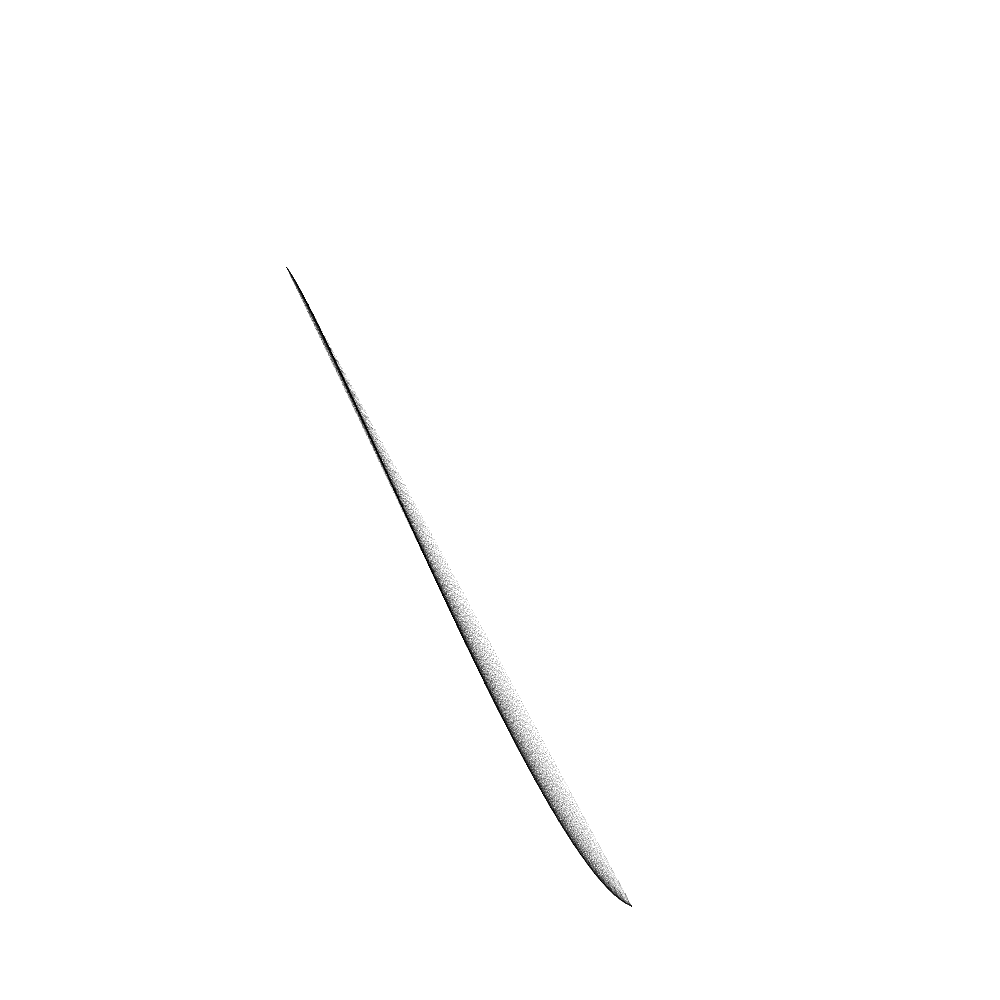
Frame 1 (no input)
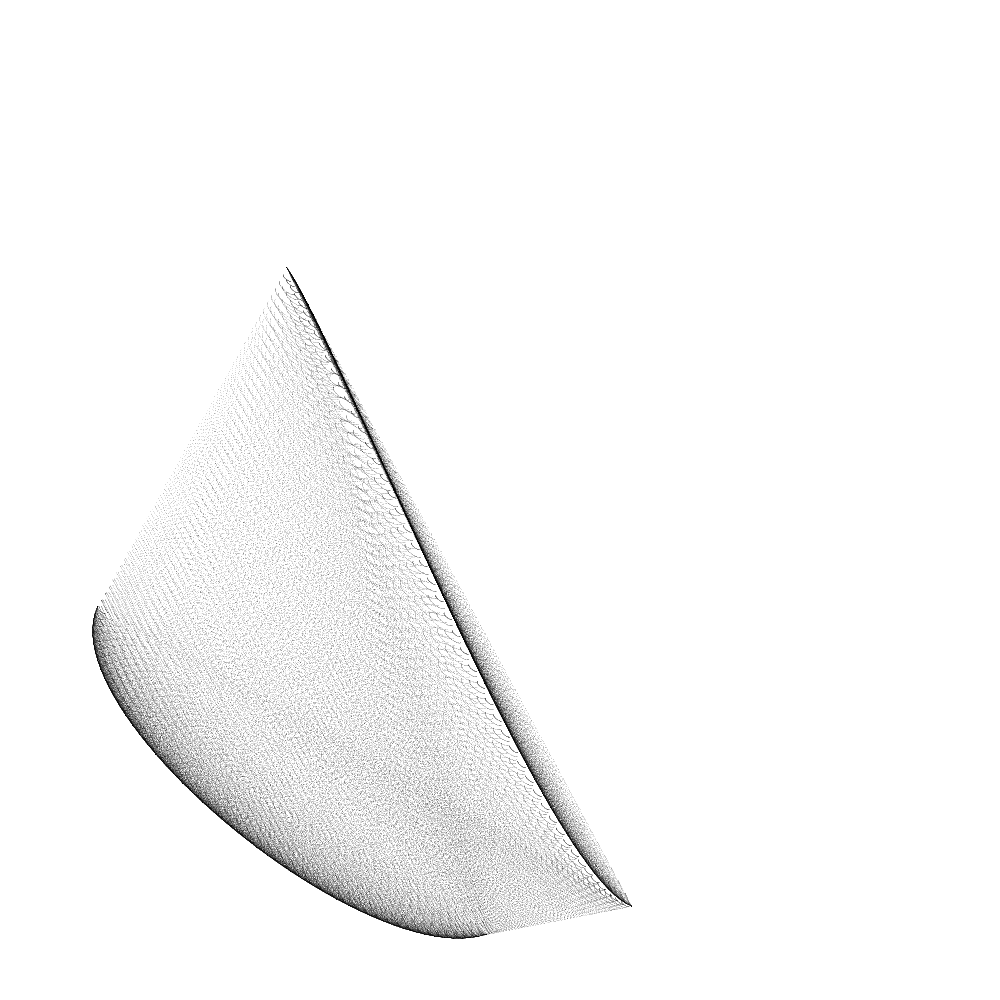
Frame 2 (the mouse pressed at the canvas centre, redrawn once)

The Processing sketch that drew these frames (run headless with seeded random() and noise(); the mouse was pressed at the canvas centre and the sketch redrawn once):

// Processing sketch: generative2
// ── generative2.pde
import java.util.UUID;

float WIDTH = 1000;
float HEIGHT = 1000;
int MARGIN = 50;

ArrayList<PVector> drawnPoints = new ArrayList<PVector>();

void setup() {
  size(1000,1000);
  noFill();
  smooth(4);
  pixelDensity(displayDensity());
  noLoop();
}

void draw() {
  background(255);
  drawPaper();
}

void mousePressed() {
  if (mouseButton == LEFT) {
    redraw();
  } 
  else if (mouseButton == RIGHT) {
    drawPaper();
  }
}

void keyPressed () {
  if (key == RETURN || key == ENTER) {
    String uuid = UUID.randomUUID().toString();
    save(uuid + ".tif");
  }
}

void drawPaper() {
  float x1 = random(MARGIN,WIDTH-MARGIN);
  float x2 = random(MARGIN,WIDTH-MARGIN);
  float y1 = random(MARGIN,HEIGHT-MARGIN);
  float y2 = random(MARGIN,HEIGHT-MARGIN);
  float cpx1 = random(MARGIN,WIDTH-MARGIN);
  float cpx2 = random(MARGIN,WIDTH-MARGIN);
  float cpy1 = random(MARGIN,HEIGHT-MARGIN);
  float cpy2 = random(MARGIN,HEIGHT-MARGIN);

  float density = 50;
  for (int i = 0; i < density; i++) {
    float t = i / density;
    float x = curvePoint(cpx1, x1, x2, cpx2, t);
    float y = curvePoint(cpy1, y1, y2, cpy2, t);
    float transp = random(0,50);
    stroke(0,0,0,transp);
    point(x, y);
    drawnPoints.add(new PVector(x,y));
  }
  
  for (PVector p: drawnPoints) {
    for (PVector q: drawnPoints) {
      if (p != q) {
        for (int i = 0; i < density; i++) {
          float transp = random(0,50);
          float x = lerp(p.x, q.x, i/density);
          float y = lerp(p.y, q.y, i/density);
          stroke(0,0,0,transp);
          point(x, y);
        }
      }
    }
  }
}
